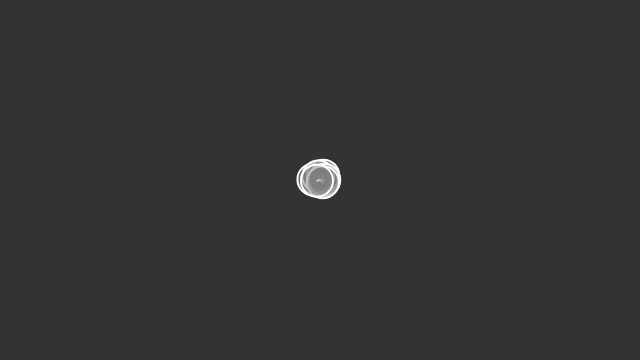
Frame 1 (no input)
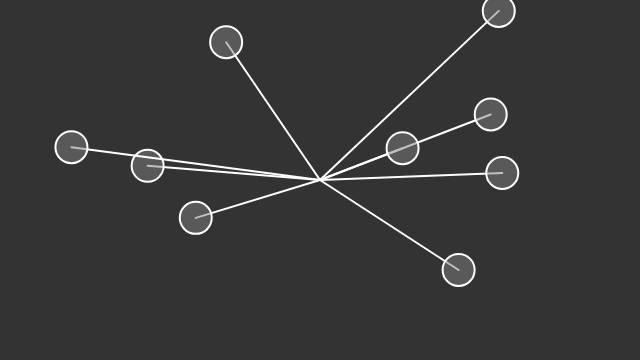
Frame 60 (no input)
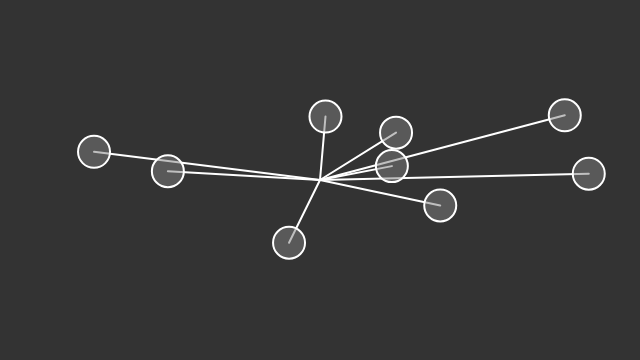
Frame 120 (the mouse pressed at the canvas centre since frame 60)

The p5.js sketch that drew these frames (run headless with seeded random() and noise() and a simulated clock; from frame 60 on, the mouse is pressed at the canvas centre):

// p5.js sketch
// ── sketch.js
var oscillators = [];
function setup() {
 createCanvas(640, 360);
 background(255);
 
 for(var i = 0; i<9;i++){
   oscillators.push(new Oscillator());
 }
 
}

function draw() {
background(51);
   for(var i = 0; i<9;i++){
   oscillators[i].oscillate();
   oscillators[i].display();
 }

   
    
  }





// ── Oscillator.js
var Oscillator = function(){
	
	this.angle = createVector();
	this.velocity = createVector(random(-0.03, 0.03), random(-0.03, 0.03));
	this.amplitude = createVector(random(20,width/2), random(20,height/2));

	this.oscillate = function(){
		this.angle.add(this.velocity);
	}

	this.display = function(){
		var x = sin(this.angle.x) * this.amplitude.x;
		var y = sin(this.angle.y) * this.amplitude.y;

		push();
		translate(width/2, height/2);
		stroke(255);
		strokeWeight(2);
		fill(127,127);
		line(0,0,x,y);
		ellipse(x,y,32,32);
		pop();
	}
}
